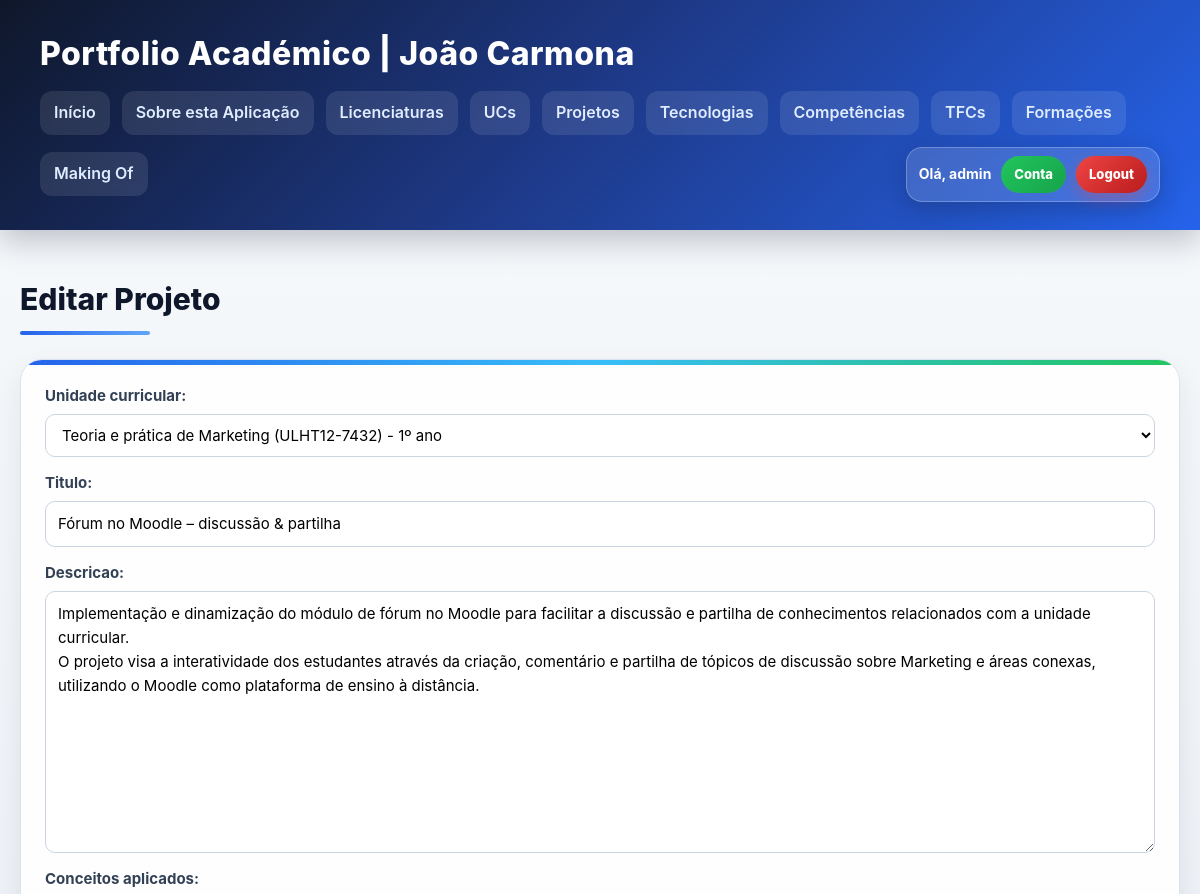
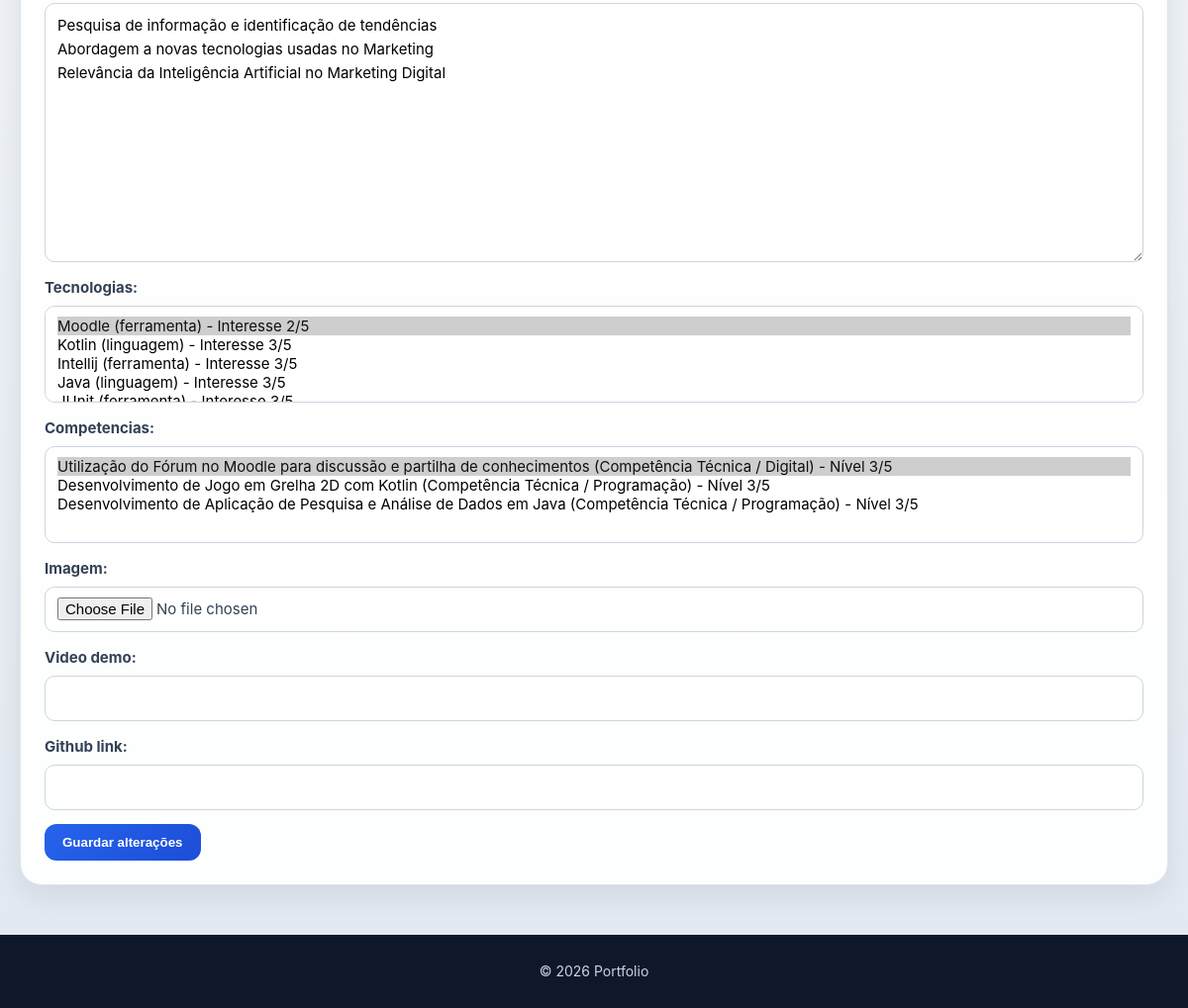
The app's page /portfolio/projetos/editar/1/ (signed in) with its own data (2 pictures, top to bottom).
### portfolio/models.py (models this page shows, shortened)
class Projeto(models.Model):
    unidade_curricular = models.ForeignKey(UnidadeCurricular,on_delete=models.CASCADE,related_name='projetos',null=True,blank=True)
    titulo = models.CharField(max_length=100,blank=True,default='')
    descricao = models.TextField(blank=True)
    conceitos_aplicados = models.TextField(blank=True)
    tecnologias = models.ManyToManyField(Tecnologia,related_name='projetos',blank=True)
    competencias = models.ManyToManyField(Competencia,related_name='projetos',blank=True)
    imagem = models.ImageField(upload_to='projetos',blank=True,null=True)
    video_demo = models.URLField(blank=True)
    github_link = models.URLField(blank=True)

### portfolio/views.py (the view)
# urls.py: path('projetos/editar/<int:projeto_id>/', views.editar_projeto_view, name='editar_projeto'),
@login_required
def editar_projeto_view(request, projeto_id):
    projeto = get_object_or_404(Projeto, id=projeto_id)
    if request.method == 'POST':
        form = ProjetoForm(request.POST, request.FILES, instance=projeto)
        if form.is_valid():
            form.save()
            return redirect('projetos')
    else:
        form = ProjetoForm(instance=projeto)
    return render(request, 'criacao/editar_projeto.html', {'form': form, 'projeto': projeto})

### portfolio/forms.py
class ProjetoForm(forms.ModelForm):
    class Meta:
        model = Projeto
        fields = [
            'unidade_curricular',
            'titulo',
            'descricao',
            'conceitos_aplicados',
            'tecnologias',
            'competencias',
            'imagem',
            'video_demo',
            'github_link'
        ]

### portfolio/models.py (called while the page is built)
    def __str__(self):
        return f"{self.nome} ({self.codigo}) - {self.ano}º ano" if self.codigo else f"{self.nome} - {self.ano}º ano"

    def __str__(self):
        return f"{self.nome} ({self.tipo}) - Interesse {self.nivel_interesse}/5"

    def __str__(self):
        return f"{self.nome} ({self.tipo}) - Nível {self.nivel}/5" if self.tipo else f"{self.nome} - Nível {self.nivel}/5"

### portfolio/templates/criacao/editar_projeto.html (shortened to what this page needs)
{% extends "portfolio/base.html" %}
{% block content %}
<h2>Editar Projeto</h2>
<section>
    <article>
        <form method="POST" enctype="multipart/form-data">
            {{ form.as_p }}
            <button type="submit">Guardar alterações</button>
        </form>
    </article>
</section>
{% endblock %}

### portfolio/templates/portfolio/base.html (shortened to what this page needs)
{% load static %}
<!DOCTYPE html>
<html lang="pt">
<head>
    <link rel="stylesheet" href="{% static 'portfolio/styles.css' %}">
</head>
<body>
    <header>
        <h1>Portfolio Académico | João Carmona</h1>
        <nav>
            <a href="{% url 'home' %}">Início</a>
            <a href="{% url 'sobre' %}">Sobre esta Aplicação</a>
            <a href="{% url 'licenciaturas' %}">Licenciaturas</a>
            <a href="{% url 'ucs' %}">UCs</a>
            <a href="{% url 'projetos' %}">Projetos</a>
            <a href="{% url 'tecnologias' %}">Tecnologias</a>
            <a href="{% url 'competencias' %}">Competências</a>
            <a href="{% url 'tfcs' %}">TFCs</a>
            <a href="{% url 'formacoes' %}">Formações</a>
            <a href="{% url 'makingof' %}">Making Of</a>
            {% if request.user.is_authenticated %}
                <div class="auth-box">
                    <span>Olá, {{ request.user.username }}</span>
                    <a href="{% url 'user' %}" class="btn-user">
                    Conta
                    </a>
                    <a href="{% url 'logout' %}" class="btn-logout">
                    Logout
                    </a>
                </div>
            {% else %}
                <a href="{% url 'login' %}" class="btn-login">
                Login
                </a>
            {% endif %}
        </nav>
    </header>
    <main>
        {% block content %}
        {% endblock %}
    </main>
    <footer>
        <p>&copy; 2026 Portfolio</p>
    </footer>
</body>
</html>

### portfolio/static/portfolio/styles.css (style rules this page uses)
* { box-sizing: border-box; margin: 0; padding: 0; }
body { font-family: "Inter", "Segoe UI", system-ui, -apple-system, sans-serif; background: linear-gradient(180deg, #f8fafc 0%, #e2e8f0 100%); color: #0f172a; line-height: 1.6; min-height: 100vh; }
body > header { background: linear-gradient(135deg, #0f172a, #1e3a8a, #2563eb); color: white; padding: 28px 40px; box-shadow: 0 10px 30px rgba(15, 23, 42, 0.25); position: sticky; top: 0; z-index: 10; }
body > header h1 { font-size: 32px; font-weight: 800; letter-spacing: 0.5px; margin-bottom: 12px; }
body > header nav { display: flex; flex-wrap: wrap; gap: 12px; }
body > header nav a { color: #e0ecff; text-decoration: none; font-weight: 600; padding: 9px 14px; border-radius: 12px; background: rgba(255, 255, 255, 0.10); transition: all 0.25s ease; backdrop-filter: blur(4px); }
main { max-width: 1200px; margin: 45px auto; padding: 0 20px; }
h2 { font-size: 30px; font-weight: 800; margin-bottom: 24px; color: #0f172a; position: relative; display: inline-block; }
h2::after { content: ""; display: block; width: 65%; height: 4px; background: linear-gradient(90deg, #2563eb, #60a5fa); border-radius: 999px; margin-top: 8px; }
section { display: grid; gap: 22px; }
section > article { background: rgba(255, 255, 255, 0.94); border: 1px solid #dbe4ee; border-radius: 22px; padding: 24px; box-shadow: 0 12px 28px rgba(15, 23, 42, 0.08); transition: all 0.28s ease; position: relative; overflow: hidden; }
section > article::before { content: ""; position: absolute; inset: 0 0 auto 0; height: 5px; background: linear-gradient(90deg, #2563eb, #38bdf8, #22c55e); }
article p { color: #334155; font-size: 15px; }
a { color: #2563eb; text-decoration: none; transition: color 0.2s ease; }
form { display: grid; gap: 14px; }
form p { display: grid; gap: 6px; }
form label { font-weight: 700; color: #334155; }
form input, form textarea, form select { width: 100%; padding: 10px 12px; border: 1px solid #cbd5e1; border-radius: 10px; font: inherit; background: white; }
form button { justify-self: start; background: linear-gradient(135deg, #2563eb, #1d4ed8); color: white; padding: 11px 18px; border-radius: 12px; font-weight: 700; border: none; cursor: pointer; transition: all 0.25s ease; }
footer { text-align: center; padding: 26px; background: #0f172a; color: #cbd5e1; margin-top: 50px; font-size: 14px; }
body > header nav { align-items: center; }
.auth-box { display: flex; align-items: center; gap: 10px; margin-left: auto; padding: 8px 12px; border-radius: 16px; background: rgba(255, 255, 255, 0.14); border: 1px solid rgba(255, 255, 255, 0.25); box-shadow: 0 8px 24px rgba(15, 23, 42, 0.25); backdrop-filter: blur(8px); }
.auth-box span { color: white; font-size: 14px; font-weight: 700; }
.btn-user { background: linear-gradient(135deg, #22c55e, #16a34a) !important; color: white !important; padding: 8px 13px !important; border-radius: 999px !important; font-size: 13px; font-weight: 800; text-decoration: none; }
.btn-logout { background: linear-gradient(135deg, #ef4444, #b91c1c) !important; color: white !important; padding: 8px 13px !important; border-radius: 999px !important; font-size: 13px; font-weight: 800; text-decoration: none; box-shadow: 0 6px 16px rgba(239, 68, 68, 0.35); }

### records on screen
Projeto: unidade_curricular "Teoria e prática de Marketing (ULHT12-7432) - 1º ano", titulo "Fórum no Moodle – discussão & partilha", descricao "Implementação e dinamização do módulo de fórum no Moodle para facilitar a discussão e partilha de conhecimentos relacionados com a unidade curricular. O projeto visa a interatividade dos estudantes através da criação, comentário e partilha de tópicos de discussão sobre Marketing e áreas conexas, utilizando o Moodle como plataforma de ensino à distância.", conceitos_aplicados "Pesquisa de informação e identificação de tendências Abordagem a novas tecnologias usadas no Marketing Relevância da Inteligência Artificial no Marketing Digital"

### other values on screen
{{ request.user.username }} "admin"
